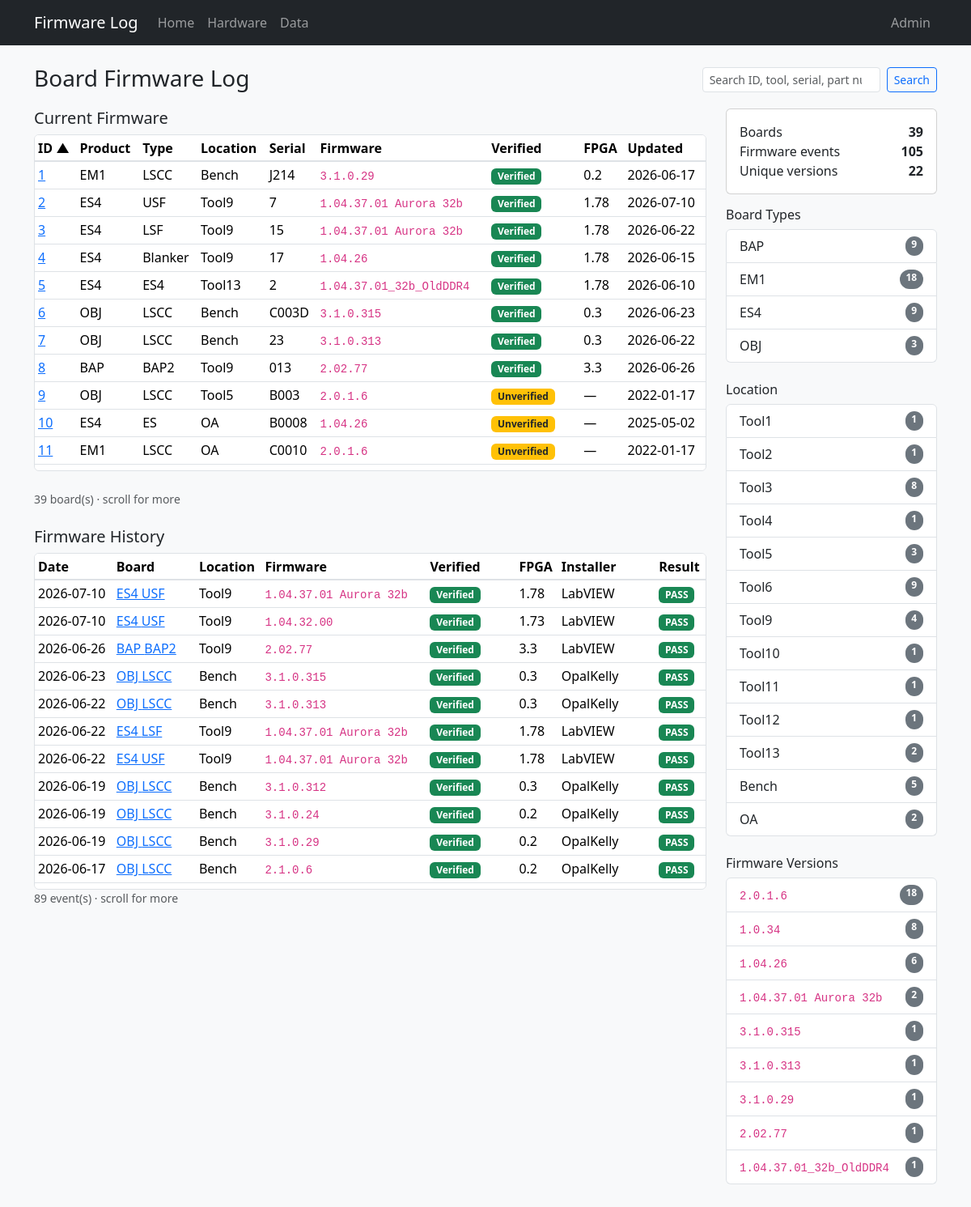
The page / on the database its author committed.
### tables this page shows
CREATE TABLE "boards" (
                board_id      INTEGER PRIMARY KEY,
                tool          TEXT,
                board_slot    TEXT,
                manufacturer  TEXT NOT NULL DEFAULT 'PDF Solutions Inc.',
                board_name    TEXT NOT NULL,
                serial        TEXT NOT NULL,
                part_number   TEXT,
                revision      TEXT,
                file_id       TEXT,
                product_name  TEXT NOT NULL,
                ddr_fbga      TEXT
            , inventory_serial TEXT, status TEXT, role TEXT, comment TEXT, open_item TEXT, po TEXT, modified_by TEXT, source_updated_at TEXT, data_source TEXT, dc_status TEXT, ac_status TEXT, gcal_status TEXT, adc_status TEXT, eeprom_status TEXT);

CREATE TABLE "firmware_history" (
                event_id    INTEGER PRIMARY KEY AUTOINCREMENT,
                board_id    INTEGER NOT NULL REFERENCES boards (board_id),
                event_date  TEXT NOT NULL,
                event_time  TEXT,
                fpga        TEXT,
                firmware    TEXT NOT NULL,
                installer   TEXT,
                result      TEXT
            );

### app.py (the view)
@app.route("/")
def index():
    product = request.args.get("product")
    firmware = request.args.get("firmware")
    tool = request.args.get("tool")
    search = request.args.get("q", "").strip()
    sort = request.args.get("sort", "board_id")
    order = request.args.get("order", "asc")
    return render_template(
        "index.html",
        boards=db.list_boards(
            product_name=product,
            firmware=firmware,
            tool=tool,
            search=search,
            sort=sort,
            order=order,
        ),
        history=db.list_history(
            product_name=product,
            firmware=firmware,
            tool=tool,
            search=search,
        ),
        stats=db.dashboard_stats(),
        fw_stats=db.firmware_stats(),
        tool_stats=db.tool_stats(),
        products=db.board_products(),
        available_firmware=db.firmware_for_product(product) if product else set(),
        available_products=db.products_for_firmware(firmware) if firmware else set(),
        available_tools=(
            db.tools_for_product(product) if product
            else db.tools_for_firmware(firmware) if firmware
            else set()
        ),
        available_products_for_tool=db.products_for_tool(tool) if tool else set(),
        available_firmware_for_tool=db.firmware_for_tool(tool) if tool else set(),
        product_filter=product,
        firmware_filter=firmware,
        tool_filter=tool,
        search=search,
        sort=sort,
        order=order,
    )

### db.py (called while the page is built)
def firmware_verified_sql(board_alias="b"):
    ids = ", ".join(str(i) for i in sorted(VERIFIED_BOARD_IDS))
    return f"""
    CASE
        WHEN {board_alias}.board_id IN ({ids}) THEN 'verified'
        WHEN {board_alias}.data_source = 'firmware_log' THEN 'verified'
        WHEN {board_alias}.tool = 'Tool13' AND {board_alias}.product_name = 'BAP' THEN 'verified'
        ELSE 'unverified'
    END
    """

def tool_sort_order_sql(tool_column="tool"):
    return f"""
    CASE
        WHEN {tool_column} = 'Unassigned' THEN 3
        WHEN {tool_column} LIKE 'Tool%' THEN 1
        ELSE 2
    END,
    CASE
        WHEN {tool_column} LIKE 'Tool%' THEN CAST(SUBSTR({tool_column}, 5) AS INTEGER)
    END,
    {tool_column} ASC
    """

def dict_row(cursor, row):
    return {col[0]: row[i] for i, col in enumerate(cursor.description)}

@contextmanager
def get_db():
    conn = sqlite3.connect(DATABASE)
    conn.row_factory = dict_row
    try:
        yield conn
    finally:
        conn.close()

def fetch_all(query, params=()):
    with get_db() as conn:
        return conn.execute(query, params).fetchall()

def fetch_one(query, params=()):
    with get_db() as conn:
        return conn.execute(query, params).fetchone()

def _board_search_clause(search, alias="b", extra_columns=()):
    if not search:
        return None, []
    like = f"%{search}%"
    columns = [col.format(a=alias) for col in BOARD_SEARCH_COLUMNS] + list(extra_columns)
    clause = "(" + " OR ".join(f"{col} LIKE ?" for col in columns) + ")"
    return clause, [like] * len(columns)

def dashboard_stats():
    return fetch_one(
        """
        SELECT
            (SELECT COUNT(*) FROM boards) AS board_count,
            (SELECT COUNT(*) FROM firmware_history) AS history_count,
            (SELECT COUNT(DISTINCT firmware) FROM firmware_history) AS firmware_versions
        """
    )

def firmware_stats():
    return fetch_all(
        """
        SELECT firmware, COUNT(*) AS board_count
        FROM current_firmware
        GROUP BY firmware
        ORDER BY board_count DESC, firmware DESC
        LIMIT 10
        """
    )

def board_products():
    return fetch_all(
        """
        SELECT product_name, COUNT(*) AS board_count
        FROM boards
        GROUP BY product_name
        ORDER BY product_name
        """
    )

### templates/index.html (shortened to what this page needs)
{% extends "base.html" %}
{% from "macros.html" import sort_link, result_badge, verified_badge %}
{% block content %}
<div class="d-flex flex-wrap justify-content-between align-items-center gap-2 mb-3">
  <div>
    <h1 class="h3 mb-1">Board Firmware Log</h1>
  </div>
  <form id="search-form" action="{{ url_for('index') }}" method="get" class="d-flex gap-2">
    <input type="search" id="board-search" name="q" value="{{ search }}" class="form-control form-control-sm" placeholder="Search ID, tool, serial, part number…">
    <button class="btn btn-sm btn-outline-primary" type="submit">Search</button>
  </form>
</div>
<div class="row g-4">
  <div class="col-lg-9">
    <h2 class="h5">Current Firmware</h2>
    <div class="table-scroll-panel mb-4">
      <table class="table table-sm table-hover align-middle mb-0">
        <thead>
          <tr>
            <th>{{ sort_link('ID', 'board_id', sort, order, product_filter, firmware_filter, tool_filter, search) }}</th>
            <th>{{ sort_link('Product', 'product_name', sort, order, product_filter, firmware_filter, tool_filter, search) }}</th>
            <th>{{ sort_link('Type', 'board_name', sort, order, product_filter, firmware_filter, tool_filter, search) }}</th>
            <th>{{ sort_link('Location', 'tool', sort, order, product_filter, firmware_filter, tool_filter, search) }}</th>
            <th>{{ sort_link('Serial', 'serial', sort, order, product_filter, firmware_filter, tool_filter, search) }}</th>
            <th class="col-firmware">{{ sort_link('Firmware', 'firmware', sort, order, product_filter, firmware_filter, tool_filter, search) }}</th>
            <th class="col-verified">Verified</th>
            <th>FPGA</th>
            <th>{{ sort_link('Updated', 'event_date', sort, order, product_filter, firmware_filter, tool_filter, search) }}</th>
          </tr>
        </thead>
        <tbody>
          {% for b in boards %}
          <tr>
            <td><a href="{{ url_for('board_detail', board_id=b.board_id) }}">{{ b.board_id }}</a></td>
            <td>{{ b.product_name }}</td>
            <td>{{ b.board_name }}</td>
            <td>{{ b.tool or '—' }}</td>
            <td>{{ b.serial }}</td>
            <td class="col-firmware">{% if b.current_firmware %}<code>{{ b.current_firmware }}</code>{% else %}<span class="text-muted">—</span>{% endif %}</td>
            <td class="col-verified">{{ verified_badge(b.firmware_verified) }}</td>
            <td>{{ b.current_fpga or '—' }}</td>
            <td>{{ b.last_update or '—' }}</td>
          </tr>
          {% else %}
          <tr><td colspan="9" class="text-muted">No boards match your filters.</td></tr>
          {% endfor %}
        </tbody>
      </table>
    </div>
    <p class="text-muted small">{{ boards|length }} board(s){% if boards|length > 12 %} · scroll for more{% endif %}</p>
    <h2 class="h5 mt-4">Firmware History</h2>
    <div class="table-scroll-panel">
      <table class="table table-sm table-hover align-middle mb-0">
        <thead>
          <tr>
            <th>Date</th>
            <th>Board</th>
            <th>Location</th>
            <th class="col-firmware">Firmware</th>
            <th class="col-verified">Verified</th>
            <th>FPGA</th>
            <th>Installer</th>
            <th>Result</th>
          </tr>
        </thead>
        <tbody>
          {% for row in history %}
          <tr>
            <td>{{ row.event_date }}</td>
            <td>
              <a href="{{ url_for('board_detail', board_id=row.board_id) }}">
                {{ row.product_name }} {{ row.board_name }}
              </a>
            </td>
            <td>{{ row.tool or '—' }}</td>
            <td class="col-firmware"><code>{{ row.firmware }}</code></td>
            <td class="col-verified">{{ verified_badge(row.firmware_verified) }}</td>
            <td>{{ row.fpga or '—' }}</td>
            <td>{{ row.installer or '—' }}</td>
            <td>{{ result_badge(row.result) }}</td>
          </tr>
          {% else %}
          <tr><td colspan="8" class="text-muted">No firmware history matches your filters.</td></tr>
          {% endfor %}
        </tbody>
      </table>
    </div>
    <p class="text-muted small">{{ history|length }} event(s){% if history|length > 10 %} · scroll for more{% endif %}</p>
  </div>
  <div class="col-lg-3">
    <div class="card mb-3">
      <div class="card-body">
        <div class="d-flex justify-content-between"><span>Boards</span><strong>{{ stats.board_count }}</strong></div>
        <div class="d-flex justify-content-between"><span>Firmware events</span><strong>{{ stats.history_count }}</strong></div>
        <div class="d-flex justify-content-between"><span>Unique versions</span><strong>{{ stats.firmware_versions }}</strong></div>
      </div>
    </div>
    <h2 class="h6">Board Types</h2>
    <div class="list-group mb-4">
      {% for p in products %}
      {% if (firmware_filter and p.product_name not in available_products and product_filter != p.product_name) or (tool_filter and p.product_name not in available_products_for_tool and product_filter != p.product_name) %}
      <span class="list-group-item d-flex justify-content-between py-2 filter-disabled" aria-disabled="true">
        <span>{{ p.product_name }}</span>
        <span class="badge text-bg-secondary rounded-pill">{{ p.board_count }}</span>
      </span>
      {% elif product_filter == p.product_name %}
      <a class="list-group-item list-group-item-action d-flex justify-content-between py-2 active"
         href="{{ url_for('index', firmware=firmware_filter, tool=tool_filter, q=search) }}">
        <span>{{ p.product_name }}</span>
        <span class="badge text-bg-light rounded-pill">{{ p.board_count }}</span>
      </a>
      {% else %}
      <a class="list-group-item list-group-item-action d-flex justify-content-between py-2"
         href="{{ url_for('index', product=p.product_name, firmware=firmware_filter, tool=tool_filter, q=search) }}">
        <span>{{ p.product_name }}</span>
        <span class="badge text-bg-secondary rounded-pill">{{ p.board_count }}</span>
      </a>
      {% endif %}
      {% endfor %}
    </div>
    <h2 class="h6">Location</h2>
    <div class="list-group mb-4">
      {% for row in tool_stats %}
      {% if (product_filter and row.tool not in available_tools and tool_filter != row.tool) or (firmware_filter and row.tool not in available_tools and tool_filter != row.tool) %}
      <span class="list-group-item d-flex justify-content-between py-2 filter-disabled" aria-disabled="true">
        <span>{{ row.tool }}</span>
        <span class="badge text-bg-secondary rounded-pill">{{ row.board_count }}</span>
      </span>
      {% elif tool_filter == row.tool %}
      <a class="list-group-item list-group-item-action d-flex justify-content-between py-2 active"
         href="{{ url_for('index', product=product_filter, firmware=firmware_filter, q=search) }}">
        <span>{{ row.tool }}</span>
        <span class="badge text-bg-light rounded-pill">{{ row.board_count }}</span>
      </a>
      {% else %}
      <a class="list-group-item list-group-item-action d-flex justify-content-between py-2"
         href="{{ url_for('index', product=product_filter, firmware=firmware_filter, tool=row.tool, q=search) }}">
        <span>{{ row.tool }}</span>
        <span class="badge text-bg-secondary rounded-pill">{{ row.board_count }}</span>
      </a>
      {% endif %}
      {% endfor %}
    </div>
    <h2 class="h6">Firmware Versions</h2>
    <div class="list-group">
      {% for row in fw_stats %}
      {% if (product_filter and row.firmware not in available_firmware and firmware_filter != row.firmware) or (tool_filter and row.firmware not in available_firmware_for_tool and firmware_filter != row.firmware) %}
      <span class="list-group-item d-flex justify-content-between py-2 filter-disabled" aria-disabled="true">
        <span><code class="small">{{ row.firmware }}</code></span>
        <span class="badge text-bg-secondary rounded-pill">{{ row.board_count }}</span>
      </span>
      {% else %}
      <a class="list-group-item list-group-item-action d-flex justify-content-between py-2"
         href="{{ url_for('index', firmware=row.firmware, product=product_filter, tool=tool_filter, q=search) }}">
        <span><code class="small">{{ row.firmware }}</code></span>
        <span class="badge text-bg-secondary rounded-pill">{{ row.board_count }}</span>
      </a>
      {% endif %}
      {% else %}
      <div class="list-group-item text-muted py-2">No data.</div>
      {% endfor %}
    </div>
  </div>
</div>
{% endblock %}

### templates/macros.html (shortened to what this page needs)
{% macro result_badge(result) -%}
  {% if result %}
    {% set r = result|upper %}
    {% if r == 'PASS' %}
      <span class="badge text-bg-success">PASS</span>
    {% elif r == 'FAIL' %}
      <span class="badge text-bg-danger">FAIL</span>
    {% else %}
      <span class="badge text-bg-secondary">{{ result }}</span>
    {% endif %}
  {% else %}
    <span class="text-muted">—</span>
  {% endif %}
{%- endmacro %}
{% macro sort_link(label, column, sort, order, product=None, firmware=None, tool=None, q=None) -%}
  {% set new_order = 'desc' if sort == column and order == 'asc' else 'asc' %}
  <a href="{{ url_for('index', sort=column, order=new_order, product=product, firmware=firmware, tool=tool, q=q) }}" class="text-decoration-none text-reset">
    {{ label }}{% if sort == column %} {% if order == 'asc' %}▲{% else %}▼{% endif %}{% endif %}
  </a>
{%- endmacro %}
{% macro verified_badge(status) -%}
  {% if status == 'verified' %}
    <span class="badge text-bg-success">Verified</span>
  {% elif status == 'unverified' %}
    <span class="badge text-bg-warning text-dark">Unverified</span>
  {% else %}
    <span class="text-muted">—</span>
  {% endif %}
{%- endmacro %}

### static/style.css (style rules this page uses)
body { background-color: #f8f9fa; }
code { font-size: 0.875em; }
.table th { white-space: nowrap; }
.table-scroll-panel { max-height: 26rem; overflow: auto; border: 1px solid var(--bs-border-color); border-radius: var(--bs-border-radius); background-color: #fff; }
.table-scroll-panel th.col-firmware, .table-scroll-panel td.col-firmware, .table-scroll-panel th.col-verified, .table-scroll-panel td.col-verified { white-space: nowrap; }
.table-scroll-panel th.col-verified, .table-scroll-panel td.col-verified { min-width: 6.5rem; }
.table-scroll-panel thead th { position: sticky; top: 0; z-index: 1; background-color: #fff; box-shadow: inset 0 -1px 0 var(--bs-border-color); }
.table-scroll-panel thead th.col-firmware, .table-scroll-panel thead th.col-verified { z-index: 3; }

### rows shown on the page
boards: board_id "1", product_name "EM1", board_name "LSCC", tool "Bench", serial "J214", current_firmware "3.1.0.29", current_fpga "0.2", last_update "2026-06-17"
boards: board_id "2", product_name "ES4", board_name "USF", tool "Tool9", serial "7", current_firmware "1.04.37.01 Aurora 32b", current_fpga "1.78", last_update "2026-07-10"
boards: board_id "3", product_name "ES4", board_name "LSF", tool "Tool9", serial "15", current_firmware "1.04.37.01 Aurora 32b", current_fpga "1.78", last_update "2026-06-22"
boards: board_id "4", product_name "ES4", board_name "Blanker", tool "Tool9", serial "17", current_firmware "1.04.26", current_fpga "1.78", last_update "2026-06-15"
boards: board_id "5", product_name "ES4", board_name "ES4", tool "Tool13", serial "2", current_firmware "1.04.37.01_32b_OldDDR4", current_fpga "1.78", last_update "2026-06-10", board_count "2", tool "Bench", board_count "5"
firmware_history: board_id "6", product_name "OBJ", board_name "LSCC", tool "Bench", serial "C003D", current_firmware "3.1.0.315", fpga "0.3", event_date "2026-06-23", firmware "3.1.0.315", installer "OpalKelly", result "PASS"
firmware_history: board_id "7", product_name "OBJ", board_name "LSCC", tool "Bench", serial "23", current_firmware "3.1.0.313", fpga "0.3", event_date "2026-06-22", firmware "3.1.0.313", installer "OpalKelly", result "PASS"
firmware_history: board_id "8", product_name "BAP", board_name "BAP2", tool "Tool9", serial "013", current_firmware "2.02.77", fpga "3.3", event_date "2026-06-26", firmware "2.02.77", installer "LabVIEW", result "PASS"
boards: board_id "9", product_name "OBJ", board_name "LSCC", tool "Tool5", serial "B003", current_firmware "2.0.1.6", shows "Unverified", current_fpga "—", last_update "2022-01-17"
boards: board_id "10", product_name "ES4", board_name "ES", tool "OA", serial "B0008", current_firmware "1.04.26", shows "Unverified", current_fpga "—", last_update "2025-05-02"
boards: board_id "11", product_name "EM1", board_name "LSCC", tool "OA", serial "C0010", current_firmware "2.0.1.6", shows "Unverified", current_fpga "—", last_update "2022-01-17"
firmware_history: event_date "2026-07-10", product_name "ES4", board_name "USF", tool "Tool9", firmware "1.04.37.01 Aurora 32b", fpga "1.78", installer "LabVIEW", result "PASS"
firmware_history: event_date "2026-07-10", product_name "ES4", board_name "USF", tool "Tool9", firmware "1.04.32.00", fpga "1.73", installer "LabVIEW", result "PASS"
firmware_history: event_date "2026-06-22", product_name "ES4", board_name "LSF", tool "Tool9", firmware "1.04.37.01 Aurora 32b", fpga "1.78", installer "LabVIEW", result "PASS"
firmware_history: event_date "2026-06-22", product_name "ES4", board_name "USF", tool "Tool9", firmware "1.04.37.01 Aurora 32b", fpga "1.78", installer "LabVIEW", result "PASS"
firmware_history: event_date "2026-06-19", product_name "OBJ", board_name "LSCC", tool "Bench", firmware "3.1.0.312", fpga "0.3", installer "OpalKelly", result "PASS"
firmware_history: event_date "2026-06-19", product_name "OBJ", board_name "LSCC", tool "Bench", firmware "3.1.0.24", fpga "0.2", installer "OpalKelly", result "PASS"
firmware_history: event_date "2026-06-19", product_name "OBJ", board_name "LSCC", tool "Bench", firmware "3.1.0.29", fpga "0.2", installer "OpalKelly", result "PASS"
firmware_history: event_date "2026-06-17", product_name "OBJ", board_name "LSCC", tool "Bench", firmware "2.1.0.6", fpga "0.2", installer "OpalKelly", result "PASS"
boards: product_name "EM1", board_count "18"

### other values the page prints
{{ label }} "ID Product Type Location Serial Firmware Updated"
{{ boards|length }} "39"
{{ history|length }} "89"
{{ stats.board_count }} "39"
{{ stats.history_count }} "105"
{{ stats.firmware_versions }} "22"
{{ p.product_name }} "BAP" "ES4" "OBJ"
{{ p.board_count }} "9" "9" "3"
{{ row.tool }} "Tool1" "Tool2" "Tool3" "Tool4" "Tool5" "Tool6" "Tool9" "Tool10" "Tool11" "Tool12" "OA"
{{ row.board_count }} "1" "1" "8" "1" "3" "9" "4" "1" "1" "1" "2"
{{ row.firmware }} "2.0.1.6" "1.0.34" "1.04.26" "1.04.37.01 Aurora 32b" "3.1.0.315" "3.1.0.313" "3.1.0.29" "2.02.77" "1.04.37.01_32b_OldDDR4"
{{ row.board_count }} "18" "8" "6" "2" "1" "1" "1" "1" "1"
